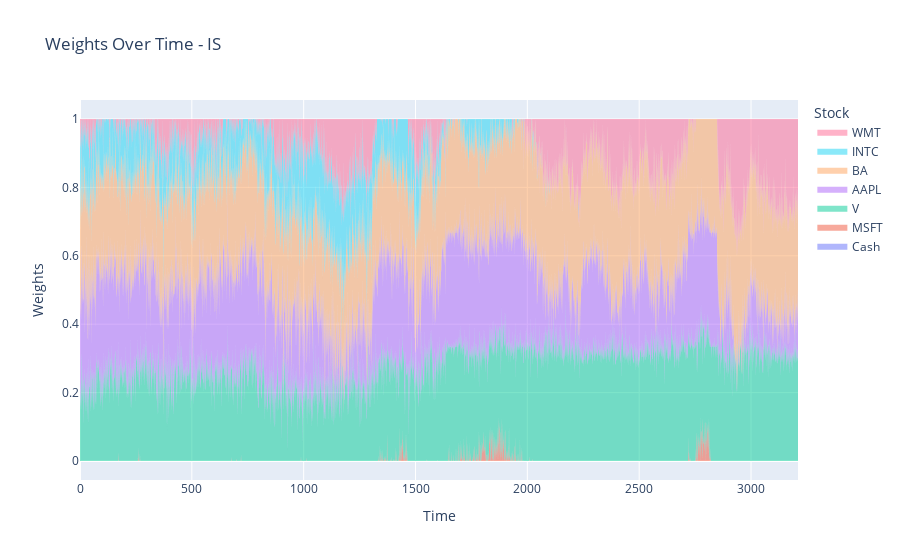

Notebook source saved alongside this figure:
### Code cell
import pandas as pd
import matplotlib.pyplot as plt

# Specify the path to your CSV file
csv_file_path = 'trained_models/train_ppo_6_1119_2021/action_dump/actions3212.csv'

# Read the CSV file into a DataFrame
df = pd.read_csv(csv_file_path)

df = df.rename(columns={old_name: i for i, old_name in enumerate(df.columns)})
print(df)


import plotly.graph_objects as go


# Example data (replace with your actual data)
# Ensure data is available and correct
time = df.index

# Calculate cumulative sums for stacking
cash = df[0]
w1 = cash + df[1]
w2 = w1 + df[2]
w3 = w2 + df[3]
w4 = w3 + df[4]
w5 = w4 + df[5]
w6 = w5 + df[6]


# Create the figure
fig = go.Figure()

# Add each trace with fill specified to stack them

# This should stack up to the total load

fig.add_trace(go.Scatter(x=time, y=cash, fill='tozeroy', mode='none', name='Cash'))
fig.add_trace(go.Scatter(x=time, y=w1, fill='tonexty', mode='none', name='MSFT'))
fig.add_trace(go.Scatter(x=time, y=w2, fill='tonexty', mode='none', name='V'))
fig.add_trace(go.Scatter(x=time, y=w3, fill='tonexty', mode='none', name='AAPL'))
fig.add_trace(go.Scatter(x=time, y=w4, fill='tonexty', mode='none', name='BA'))
fig.add_trace(go.Scatter(x=time, y=w5, fill='tonexty', mode='none', name='INTC'))
fig.add_trace(go.Scatter(x=time, y=w6, fill='tonexty', mode='none', name='WMT'))
# fig.add_trace(go.Scatter(x=time, y=load, fill='tonexty', mode='none', name='load'))



# Customize layout
fig.update_layout(
    title='Weights Over Time - IS',
    yaxis_title='Weights',
    xaxis_title='Time',
    legend_title='Stock',
    hovermode='x unified'
)

fig.show()

### Figure 1 — Plotly figure (JSON) as saved in the notebook; plotly's stock layout.template omitted (floating-point values rounded to 4 significant figures; data arrays with more than 128 entries replaced by an {"elided": "..."} marker saying what was removed)
{"data": [{"fill": "tozeroy", "mode": "none", "name": "Cash", "type": "scatter", "x": {"elided": "3211 int values"}, "y": {"elided": "3211 int values"}}, {"fill": "tonexty", "mode": "none", "name": "MSFT", "type": "scatter", "x": {"elided": "3211 int values"}, "y": {"elided": "3211 float values"}}, {"fill": "tonexty", "mode": "none", "name": "V", "type": "scatter", "x": {"elided": "3211 int values"}, "y": {"elided": "3211 float values"}}, {"fill": "tonexty", "mode": "none", "name": "AAPL", "type": "scatter", "x": {"elided": "3211 int values"}, "y": {"elided": "3211 float values"}}, {"fill": "tonexty", "mode": "none", "name": "BA", "type": "scatter", "x": {"elided": "3211 int values"}, "y": {"elided": "3211 float values"}}, {"fill": "tonexty", "mode": "none", "name": "INTC", "type": "scatter", "x": {"elided": "3211 int values"}, "y": {"elided": "3211 float values"}}, {"fill": "tonexty", "mode": "none", "name": "WMT", "type": "scatter", "x": {"elided": "3211 int values"}, "y": {"elided": "3211 float values"}}], "layout": {"hovermode": "x unified", "legend": {"title": {"text": "Stock"}}, "title": {"text": "Weights Over Time - IS"}, "xaxis": {"title": {"text": "Time"}}, "yaxis": {"title": {"text": "Weights"}}}}
